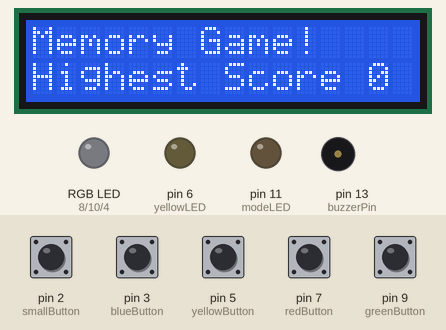
This sketch was run on a simulated Arduino Uno, built with avr-gcc and run on an emulated ATmega328P. On the bench: 16×2 character LCD, an RGB LED mixed from three pins (HIGH = lit), output pins drawn as LEDs (lit = HIGH), buzzer (waves = sounding). The test bench sets the inputs (shaded band); at power-on: pin 2 (smallButton), pin 3 (blueButton), pin 5 (yellowButton), pin 7 (redButton), pin 9 (greenButton) HIGH. Random numbers use the default seed unless the sketch sets one.

Above: at 1.2 s.
1.3 s: pin 3 (blueButton) pulled LOW for 0.15 s
At 3.0 s:
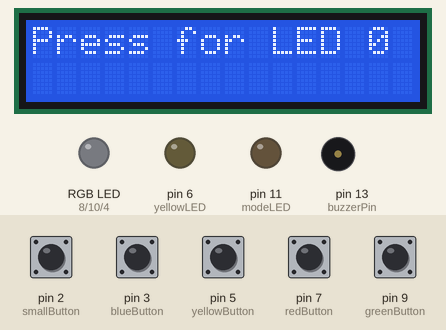
4.4 s: pin 5 (yellowButton) pulled LOW for 0.15 s
At 4.83 s:
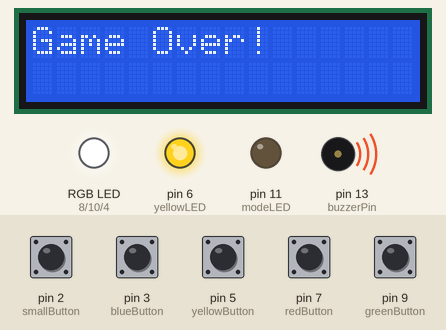
6.9 s: pin 7 (redButton) pulled LOW for 0.15 s
At 7.36 s:
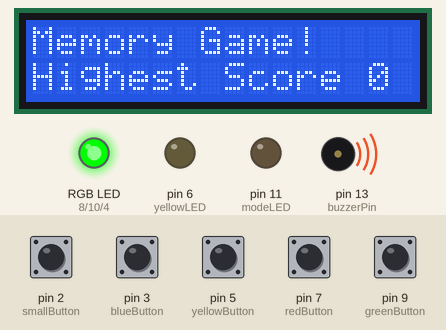
10.0 s: pin 9 (greenButton) pulled LOW for 0.15 s
At 10.9 s:
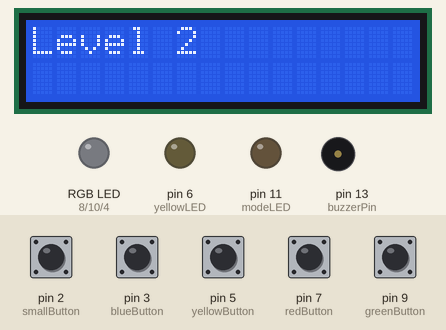
12.9 s: pin 9 (greenButton) pulled LOW for 1 s
At 13.7 s:
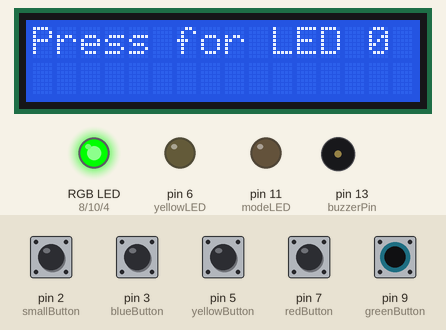
16.9 s: pin 7 (redButton) pulled LOW for 0.15 s
At 18.49 s:
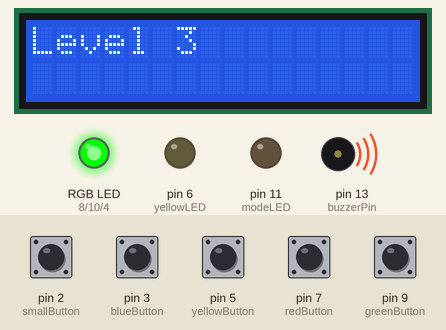
Timing chart, 0 to 21.9 s (numbered marks = the images above; inputs shaded):
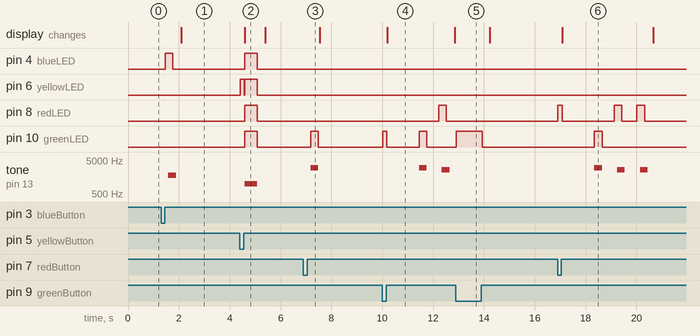

The sketch:

MEMORY.ino
```cpp
#include <Wire.h>
#include <LiquidCrystal_I2C.h>

LiquidCrystal_I2C lcd(0x27, 16, 2);

// pins for LEDs
const int blueLED = 4;
const int yellowLED = 6;
const int redLED = 8;
const int greenLED = 10;
const int modeLED = 11;

// pins for buttons
const int blueButton = 3;
const int yellowButton = 5;
const int redButton = 7;
const int greenButton = 9;
const int smallButton = 2;

// pin for buzzer
const int buzzerPin = 13;

const int maxSequenceLength = 100;
int sequence[maxSequenceLength];
int currentLevel = 0;
bool hardMode = false;
bool waitForNext = false;
int highestScore = 0;
int hardHighestScore = 0;

enum GameState {
  WAIT_FOR_START,
  GENERATE_SEQUENCE,
  DISPLAY_SEQUENCE,
  HARD_DISPLAY_SEQUENCE,
  WAIT_FOR_BUTTON_PRESS,
  GAME_OVER,
  LEVEL_UP
};

GameState gameState;
unsigned long lastMillis = 0;
int sequenceIndex = 0;
int displayState = 0;
int buttonPressIndex = 0;

unsigned long gameOverMillis = 0;
int gameOverPhase = 0;
unsigned long levelUpMillis = 0;
unsigned long hardModeToggleMillis = 0;
volatile bool hardModeChanged = false;

void smallButtonISR() {
  static unsigned long lastDebounceTime = 0;
  unsigned long debounceDelay = 100;

  if (millis() - lastDebounceTime > debounceDelay) {
    hardModeChanged = true;
    lastDebounceTime = millis();
  }
}

void setup() {
  pinMode(blueLED, OUTPUT);
  pinMode(yellowLED, OUTPUT);
  pinMode(redLED, OUTPUT);
  pinMode(greenLED, OUTPUT);
  pinMode(modeLED, OUTPUT);

  pinMode(blueButton, INPUT_PULLUP);
  pinMode(yellowButton, INPUT_PULLUP);
  pinMode(redButton, INPUT_PULLUP);
  pinMode(greenButton, INPUT_PULLUP);
  pinMode(smallButton, INPUT_PULLUP);

  pinMode(buzzerPin, OUTPUT);
  lcd.init();
  lcd.backlight();
  lcd.clear();
  lcd.setCursor(0, 0);
  lcd.print("Memory Game!");
  lcd.setCursor(0, 1);
  lcd.print("Highest Score ");
  lcd.print(highestScore);

  randomSeed(analogRead(0));
  gameState = WAIT_FOR_START;
  attachInterrupt(digitalPinToInterrupt(smallButton), smallButtonISR, FALLING);
}

void generateSequence() {
  sequence[currentLevel] = random(0, 4);
  sequenceIndex = 0;
  gameState = hardMode ? HARD_DISPLAY_SEQUENCE : DISPLAY_SEQUENCE;
}

void fadeLED(int ledPin, int startBrightness, int endBrightness, int duration) {
  int stepDelay = duration / abs(endBrightness - startBrightness);
  for (int brightness = startBrightness; brightness != endBrightness; brightness += (startBrightness < endBrightness ? 1 : -1)) {
    analogWrite(ledPin, brightness);
    delay(stepDelay);
  }
  analogWrite(ledPin, endBrightness);
}

void displaySequence(bool hard) {
  int leds[] = {blueLED, yellowLED, redLED, greenLED};
  int brightness = hard ? max(255 - 30 * currentLevel, 0) : 255;
  unsigned long currentMillis = millis();

  int basePauseDuration = 600;
  int minPauseDuration = 400;
  int pauseDuration = hard ? max(basePauseDuration - 20 * currentLevel, minPauseDuration) : basePauseDuration;

  if (displayState == 0 && currentMillis - lastMillis >= pauseDuration) {
    lastMillis = currentMillis;
    fadeLED(leds[sequence[sequenceIndex]], 0, brightness, 300); // Fade in LED
    tone(buzzerPin, 1000 + (leds[sequence[sequenceIndex]] * 200), 300);
    displayState = 1;
  } else if (displayState == 1 && currentMillis - lastMillis >= 300) {
    lastMillis = currentMillis;
    fadeLED(leds[sequence[sequenceIndex]], brightness, 0, 300); // Fade out LED
    sequenceIndex++;
    displayState = 0;
    if (sequenceIndex > currentLevel) {
      gameState = WAIT_FOR_BUTTON_PRESS;
      buttonPressIndex = 0;
    }
  }
}

int checkButtonPress() {
  for (int i = 3; i <= 9; i += 2) {
    if (digitalRead(i) == LOW) {
      digitalWrite(i + 1, HIGH);
      unsigned long debounceStart = millis();
      while (millis() - debounceStart < 30) {
        if (digitalRead(i) == HIGH) {
          tone(buzzerPin, 1000 + ((i + 1) * 200), 30);
          digitalWrite(i + 1, LOW);
          return -1;
        }
      }
      while (digitalRead(i) == LOW);
      debounceStart = millis();
      while (millis() - debounceStart < 30) {
        if (digitalRead(i) == LOW) {
          return -1;
        }
      }
      digitalWrite(i + 1, LOW);
      return i;
    }
  }
  return -1;
}

void gameOver() {
  unsigned long currentMillis = millis();
  if (gameOverPhase == 0) {
    lcd.clear();
    lcd.setCursor(0, 0);
    lcd.print("Game Over!");
    if (hardMode && hardHighestScore < currentLevel) {
      hardHighestScore = currentLevel;
    } else if (highestScore < currentLevel) {
      highestScore = currentLevel;
    }
    currentLevel = 0;
    for (int i = 4; i <= 10; i += 2) {
      digitalWrite(i, HIGH);
    }
    tone(buzzerPin, 1000, 500);
    gameOverMillis = currentMillis;
    gameOverPhase = 1;
  } else if (gameOverPhase == 1 && currentMillis - gameOverMillis >= 500) {
    for (int i = 4; i <= 10; i += 2) {
      digitalWrite(i, LOW);
    }
    gameOverMillis = currentMillis;
    gameOverPhase = 2;
  } else if (gameOverPhase == 2 && currentMillis - gameOverMillis >= 300) {
    gameOverPhase = 0;
    gameState = WAIT_FOR_START;
    hardMode = false;
    digitalWrite(modeLED, LOW);
    lcd.clear();
    lcd.setCursor(0, 0);
    lcd.print("Memory Game!");
    lcd.setCursor(0, 1);
    lcd.print("Highest Score ");
    lcd.print(highestScore);
  }
}

void levelUp() {
  currentLevel++;
  lcd.clear();
  lcd.setCursor(0, 0);
  lcd.print("Level ");
  lcd.print(currentLevel + 1);
  levelUpMillis = millis();
  waitForNext = true;
}

void loop() {
  switch (gameState) {
    case WAIT_FOR_START:
      if (digitalRead(blueButton) == LOW || digitalRead(yellowButton) == LOW ||
          digitalRead(redButton) == LOW || digitalRead(greenButton) == LOW) {
        gameState = GENERATE_SEQUENCE;
        lcd.clear();
        lcd.setCursor(0, 0);
        lcd.print("Memory Game!");
        lcd.setCursor(0, 1);
        lcd.print("Highest Score ");
        lcd.print(highestScore);
      } else if (hardModeChanged) {
        if (millis() - hardModeToggleMillis >= 500) {
          hardMode = !hardMode;
          digitalWrite(modeLED, hardMode ? HIGH : LOW);
          lcd.clear();
          lcd.setCursor(0, 0);
          lcd.print(hardMode ? "Hard Mode" : "Memory Game");
          lcd.setCursor(0, 1);
          lcd.print("Highest Score ");
          lcd.print(hardMode ? hardHighestScore : highestScore);
        }
        hardModeChanged = false;
      }
      break;

    case GENERATE_SEQUENCE:
      generateSequence();
      break;

    case DISPLAY_SEQUENCE:
      displaySequence(false);
      break;

    case HARD_DISPLAY_SEQUENCE:
      displaySequence(true);
      break;

    case WAIT_FOR_BUTTON_PRESS:
      if (buttonPressIndex <= currentLevel) {
        lcd.clear();
        lcd.setCursor(0, 0);
        lcd.print("Press for LED ");
        lcd.print(buttonPressIndex);
        int buttonPressed = checkButtonPress();
        if (buttonPressed != -1) {
          int expectedButton = 2 * (sequence[buttonPressIndex] + 1) + 1;
          if (buttonPressed != expectedButton) {
            gameState = GAME_OVER;
            gameOverMillis = millis();
            gameOverPhase = 0;
          } else {
            buttonPressIndex++;
          }
        }
      } else {
        levelUpMillis = millis();
        waitForNext = false;
        gameState = LEVEL_UP;
      }
      break;

    case GAME_OVER:
      gameOver();
      break;

    case LEVEL_UP:
      if (waitForNext == false) {
        levelUp();
      } else if (millis() - levelUpMillis >= 1000)
        gameState = GENERATE_SEQUENCE;
      break;

  }
}
```

Measured:
- after the input at 1.3 s, pin 4 (blueLED): LOW → HIGH after 0.16 s, → LOW 0.30 s later; tone on pin 13 (buzzerPin): silent → 1800 Hz after 0.29 s, → silent 0.30 s later; the display: changes after 0.80 s (image 1)
- after the input at 4.4 s, pin 4 (blueLED), pin 8 (redLED), pin 10 (greenLED): LOW → HIGH after 0.19 s, → LOW 0.49 s later; pin 6 (yellowLED): LOW → HIGH at once, → LOW 0.17 s later, → HIGH 0.01 s later, → LOW 0.49 s later; tone on pin 13 (buzzerPin): silent → 1000 Hz after 0.19 s, → silent 0.50 s later
- after the input at 6.9 s, pin 10 (greenLED): LOW → HIGH after 0.29 s, → LOW 0.30 s later; tone on pin 13 (buzzerPin): silent → 3000 Hz after 0.29 s, → silent 0.30 s later
- after the input at 10.0 s, pin 8 (redLED): LOW → HIGH after 2.2 s, → LOW 0.30 s later; pin 10 (greenLED): LOW → HIGH at once, → LOW 0.17 s later, → HIGH 1.3 s later, → LOW 0.30 s later; tone on pin 13 (buzzerPin): silent → 3000 Hz after 1.4 s, → silent 0.30 s later, → 2600 Hz 0.60 s later, → silent 0.30 s later
- after the input at 12.9 s, pin 10 (greenLED): LOW → HIGH at once, → LOW 1.0 s later
- after the input at 16.9 s, pin 8 (redLED): goes HIGH 0.17 s, LOW 2.0 s, HIGH 0.30 s, LOW 0.60 s, HIGH 0.30 s, then LOW, starting at once; pin 10 (greenLED): LOW → HIGH after 1.4 s, → LOW 0.30 s later; tone on pin 13 (buzzerPin): silent → 3000 Hz after 1.4 s, then repeats every 0.90 s: silent 0.60 s, 2600 Hz 0.30 s, until it stays silent from 20.4 s
- what the display in image 2 shows lasts 0.8 s, from 4.6 s to 5.4 s
